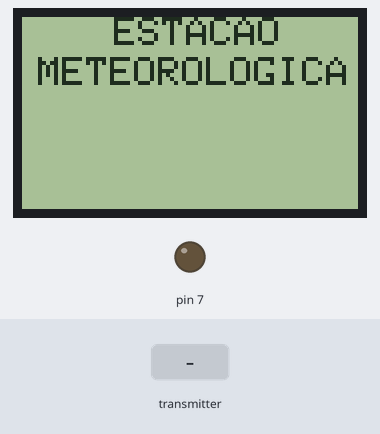
A sketch run on a simulated Arduino Uno, built with avr-gcc and run on an emulated ATmega328P. Shown: 84×48 one-colour display, output pins drawn as LEDs (lit = HIGH). The test bench sets the inputs (shaded band). No radio packets arrive unless stated; what the sketch prints to the serial monitor is not drawn.

Above: at 3.2 s.
3.3 s: the transmitter starts sending dados.0 = 0
At 4.5 s:
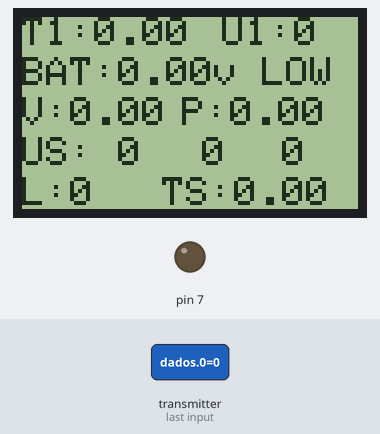
4.8 s: the transmitter starts sending dados.4 = 256
At 6.0 s:
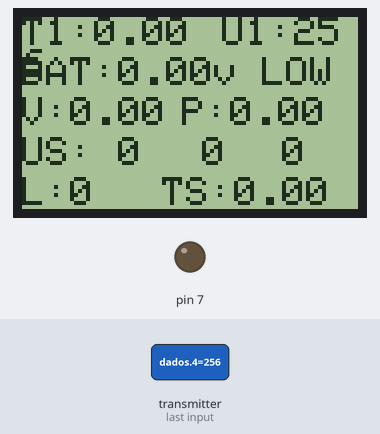
6.3 s: the transmitter starts sending dados.3 = 256
At 7.2 s:
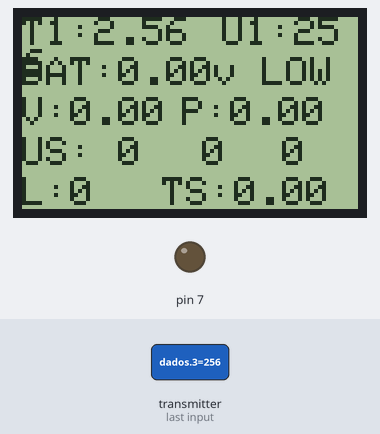
7.8 s: the transmitter starts sending dados.3 = 512
At 8.7 s:
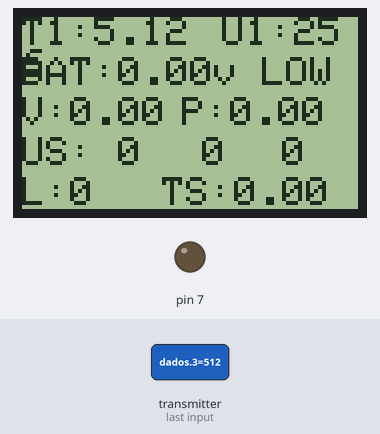
9.3 s: the transmitter starts sending dados.4 = 0
At 10.3 s:
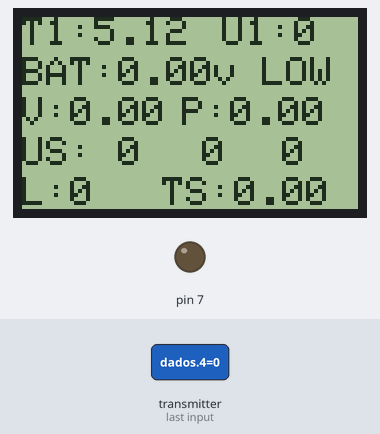
10.8 s: the transmitter starts sending dados.4 = 512
At 12.1 s:
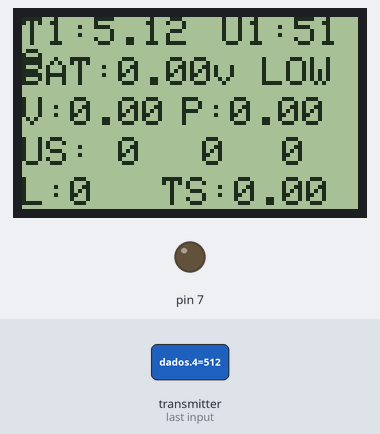
Timing chart, 0 to 13.3 s (numbered marks = the images above; inputs shaded):
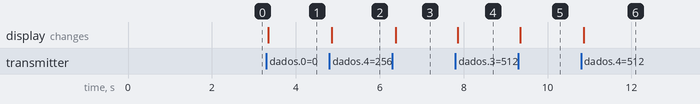

Measured:
- after the input at 3.3 s, the display: changes at once (image 1)
- after the input at 4.8 s, the display: changes after 0.06 s (image 2)
- after the input at 6.3 s, the display: changes after 0.08 s (image 3)
- after the input at 7.8 s, the display: changes after 0.06 s (image 4)
- after the input at 9.3 s, the display: changes at once (image 5)
- after the input at 10.8 s, the display: changes after 0.06 s (image 6)

The sketch:

receptor_estacao.ino
```cpp
#include <SPI.h>
#include <RF24.h>
#include <Adafruit_GFX.h>
#include <Adafruit_PCD8544.h>

//Armazena os dados recebidos
int dados[20];

Adafruit_PCD8544 display = Adafruit_PCD8544(6, 5, 4, 3, 2);

RF24 radio(9,10);

const uint64_t pipes[2] = { 0xF0F0F0F0E1LL, 0xF0F0F0F0D2LL };


void setup()
{
  Serial.begin(115200);
  display.begin();
  display.setContrast(50); //Ajusta o contraste do display
  display.clearDisplay();   //Apaga o buffer e o display
  display.setTextSize(1);  //Seta o tamanho do texto
  display.setTextColor(BLACK); //Seta a cor do texto
  display.setCursor(23,0);  //Seta a posição do cursor
  display.println("ESTACAO");
  display.setCursor(4,10);
  display.print("METEOROLOGICA");
  display.display();
  radio.begin();
  radio.setDataRate(RF24_250KBPS);
  radio.setPALevel(RF24_PA_MAX);
  radio.setChannel(50);
  radio.enableDynamicPayloads();
  radio.setRetries(15,15);
  radio.setCRCLength(RF24_CRC_16);
  radio.setRetries(15,15);
  radio.openReadingPipe(1,pipes[0]);
  radio.startListening();

  pinMode(7, OUTPUT);
  digitalWrite(7, LOW);
  delay(2000);
  Serial.println("Aguardando dados...");

}

void loop(){
    if (radio.available()){
      bool done = false;
    while (!done){
         done = radio.read( dados, sizeof(dados));
    }

        for(int i=0;i<20;i++){
          Serial.print(dados[i]); Serial.print("\t");
          delay(1);
        }
         Serial.println();

         display.clearDisplay();   //Apaga o buffer e o display
         display.setCursor(0,0);
         display.print("T1:");
         display.print(float (dados[3])/100);
         display.setCursor(50,0);
         display.print("U1:");
         display.print(dados[4]);
         display.setCursor(0,10);
         display.print("BAT:");
         display.print(float (dados[14])/100);
         display.print("v");
         if(dados[14] < 670){
          display.print(" LOW");
         }
         //display.setCursor(0,10);
         //display.print("T2:");
         //display.print(float (dados[8])/100);
         //display.setCursor(50,10);
         //display.print("U2:");
         //display.print(dados[9]);
         display.setCursor(0,20);
         display.print("V:");
         display.print(float (dados[7])/100);
         display.setCursor(40,20);
         display.print("P:");
         display.print(float (dados[8])/100);
         display.setCursor(0,30);
         display.print("US: ");
         display.print(dados[10]);
         display.setCursor(45,30);
         display.print(dados[11]);
         display.setCursor(65,30);
         display.print(dados[12]);
         display.setCursor(35,40);
         display.print("TS:");
         display.print(float (dados[9])/100);

         display.setCursor(0,40);
         display.print("L:");
         display.print(dados[13]);
         display.display();
    }
}
```
